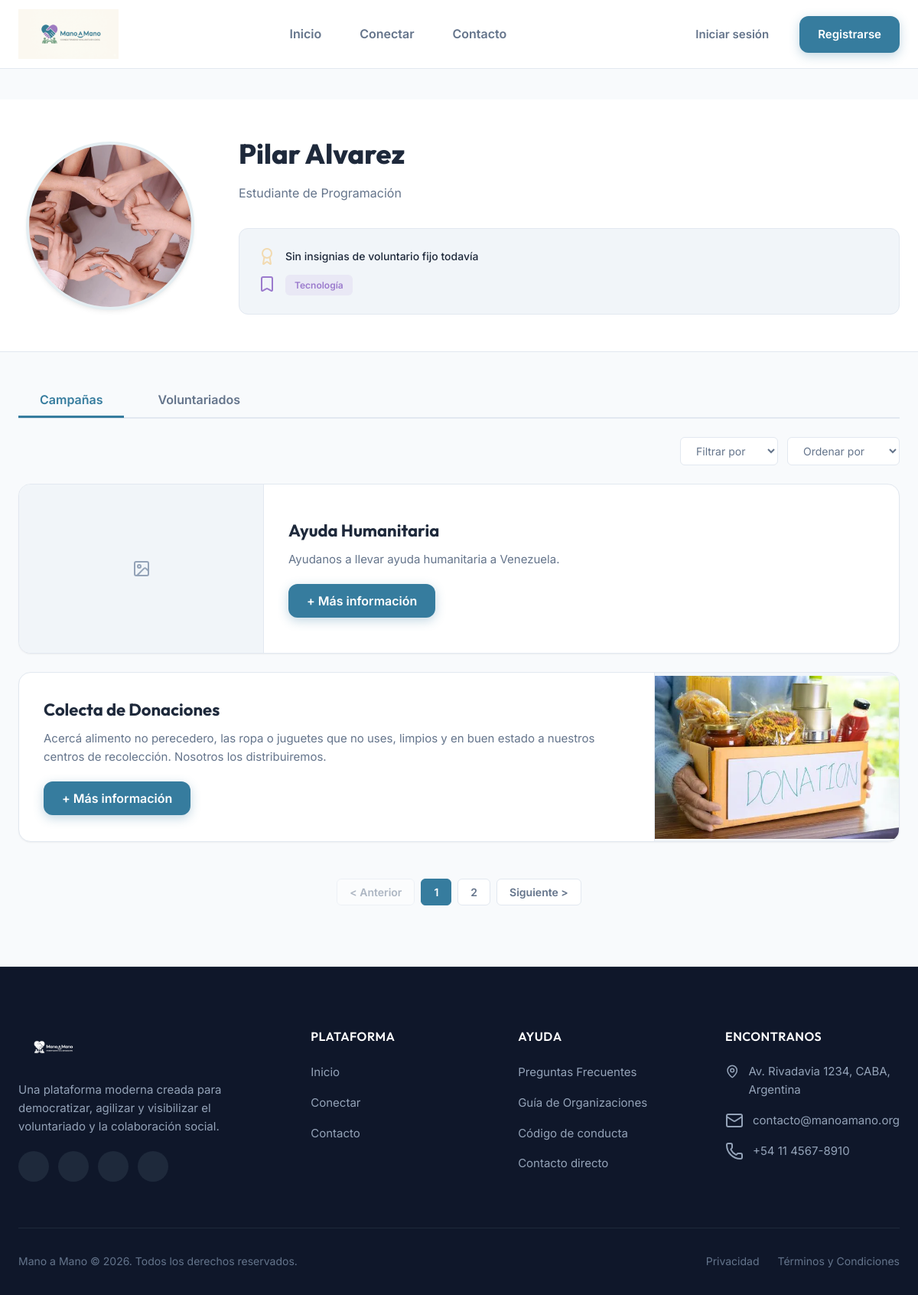
The app's page /public/perfil/voluntario?id=6 with its own data.
### tables this page shows
CREATE TABLE `voluntarios` (
  `id` int(11) NOT NULL,
  `usuario_id` int(11) NOT NULL,
  `apellido` varchar(50) NOT NULL,
  `telefono_emergencia` varchar(15) DEFAULT NULL,
  `disponibilidad_horaria` varchar(100) DEFAULT NULL
);

CREATE TABLE `usuarios` (
  `id` int(11) NOT NULL,
  `nombre` varchar(50) NOT NULL,
  `email` varchar(50) NOT NULL,
  `clave` varchar(255) NOT NULL,
  `descripcion` text DEFAULT NULL,
  `telefono` varchar(15) NOT NULL,
  `ubicacion` varchar(60) DEFAULT NULL,
  `img_perfil` varchar(100) DEFAULT NULL
);

CREATE TABLE `oficios` (
  `id` int(11) NOT NULL,
  `oficio` varchar(50) NOT NULL
);

CREATE TABLE `campanias` (
  `id` int(11) NOT NULL,
  `usuario_id` int(11) NOT NULL,
  `tipo_id` int(11) NOT NULL,
  `titulo` varchar(100) NOT NULL,
  `descripcion` text DEFAULT NULL,
  `fecha_creacion` timestamp NOT NULL DEFAULT current_timestamp(),
  `fecha_finalizacion` date NOT NULL,
  `info_adicional` text DEFAULT NULL,
  `ubicacion` varchar(60) NOT NULL,
  `fecha_inicio` date NOT NULL
);

### app/core/Controlador.php (called while the page is built, shortened)
<?php
class Controlador {
    protected function cargarModelo (string $modelo) : mixed{
        return new $modelo;
    }
    protected function cargarVista(string $rutaVista, array $datos = [], ?string $titulo = "Mano a Mano") : void {
        require "../app/views/layout.php";
    }
}
?>

### app/controllers/perfilCtrl.php (called while the page is built, shortened)
<?php
class perfilCtrl extends Controlador {
    public function mostrarVoluntarioPublico() : void {
        $id = filter_input(INPUT_GET, 'id', FILTER_VALIDATE_INT);
        $modeloUsuario = $this->cargarModelo('Voluntario');
        $usuario = $modeloUsuario->obtenerVoluntarioPorID($id);
        $modeloVol = $this->cargarModelo('Voluntario');
        $modeloCampania = $this->cargarModelo('Campania');
        $oficios = $modeloVol->obtenerOficiosVoluntario($id);
        $insignias = $modeloVol->obtenerInsignias($id);
        $campaniasRaw = $modeloCampania->obtenerCampaniasDeUsuario($id);
        $campanias = [];
        $campaniasDetails = [];
        foreach ($campaniasRaw as $camp) {
            $causasCamp = $modeloCampania->obtenerCausasDeCampania($camp['id']);
            $images = $modeloCampania->obtenerArchivosDeCampania($camp['id']);
            $tags = $causasCamp;
            $campanias[] = [
                'id' => (int)$camp['id'],
                'titulo' => $camp['title'],
                'descripcion' => $camp['desc'],
                'imagenes' => $images,
                'tags' => $tags
            ];
            $campaniasDetails[$camp['id']] = [
                'id' => (int)$camp['id'],
                'title' => $camp['title'],
                'desc' => $camp['desc'],
                'tags' => $tags
            ];
        }
        $nombreCompleto = $usuario['nombre completo'];
        $datos = [
            'nombre_completo' => $nombreCompleto,
            'usuario' => $usuario,
            'oficios' => $oficios,
            'insignias' => $insignias,
            'campanias' => $campanias,
            'campaniasDetails' => $campaniasDetails,
            'cssPropio' => 'perfil_voluntario_vista.css',
            'jsPropio' => 'perfil_voluntario_vista.js'
        ];
        $this->cargarVista('perfil_voluntario_vista', $datos, 'Perfil de ' . htmlspecialchars($usuario['nombre']) . ' - Mano a Mano');
    }
}
?>

### app/core/App.php (called while the page is built, shortened)
<?php
class App {
    protected $metodo = 'index';
    protected $params = [];
    public function __construct() {
        $urlPartes = $this->parseUrl();
        require_once '../app/rutas.php';
        if (isset($urlPartes[0])) {
            $ruta = $urlPartes[0];
        }
        if (isset($urlPartes[1])) {
            $ruta = $urlPartes[0] . '/' . $urlPartes[1];
        }
        if (isset($rutas[$ruta])) {
            $this->metodo = $rutas[$ruta]['metodo'];
            $this->params = array_slice($urlPartes, 2);
        } else {
            echo "404 - Ruta no encontrada";
            return;
        }
        $this->controlador = new $this->controlador;
        call_user_func_array([$this->controlador, $this->metodo], $this->params);
    }
    private function parseUrl() : array {
        if (isset($_GET['url'])) {
            return explode('/', filter_var(rtrim($_GET['url'], '/'), FILTER_SANITIZE_URL));
        }
        return [''];
    }
}
?>

### public/index.php (called while the page is built, shortened)
<?php
    require_once "../app/core/BaseDatos.php";
    require_once "../app/core/Controlador.php";
    require_once "../app/core/App.php";
    $app = new App();
?>

### app/core/BaseDatos.php (called while the page is built, shortened)
<?php
class BaseDatos {
    private $host = BD_HOST;
    private $usuario = BD_USUARIO;
    private $clave = BD_CLAVE;
    private $nombre = BD_NOMBRE;
    private $puerto = BD_PUERTO;
    private $dbh;
    private $stmt;
    public function __construct() {
        $dsn = 'mysql:host=' . $this->host . ';dbname=' . $this->nombre . ';port=' . $this->puerto;
        $options = [
            PDO::ATTR_PERSISTENT => true,
            PDO::ATTR_ERRMODE => PDO::ERRMODE_EXCEPTION
        ];
        try {
            $this->dbh = new PDO($dsn, $this->usuario, $this->clave, $options);
        } catch (PDOException $e) {
            $this->error = $e->getMessage();
            echo $this->error;
        }
    }
    public function consulta (string $sql) :void {
        $this->stmt = $this->dbh->prepare($sql);
    }
    public function asignar(string|int $param, mixed $valor) :void {
        if(is_null($valor)) {
            $this->stmt->bindValue($param, null, PDO::PARAM_NULL);
        }else{
            switch(gettype($valor)){
                case 'integer':
                    $this->stmt->bindValue($param, $valor, PDO::PARAM_INT);
                    break;
            }
        }
    }
    public function ejecutar() :bool {
        return $this->stmt->execute();
    }
    public function resultados() :array {
        $this->ejecutar();
        return $this->stmt->fetchAll(PDO::FETCH_ASSOC);
    }
    public function resultado() :mixed {
        $this->ejecutar();
        return $this->stmt->fetch(PDO::FETCH_ASSOC);
    }
}
?>

### app/models/Voluntario.php (called while the page is built, shortened)
<?php
include_once "../app/models/Usuario.php";
class Voluntario extends Usuario{
    public function obtenerVoluntarioPorID ( int $idUsuario ) :array {
        $consulta = "SELECT u.id as 'id', u.nombre, v.apellido, CONCAT(u.nombre, ' ', v.apellido) as 'nombre completo', u.email, u.descripcion, u.telefono, u.ubicacion, v.telefono_emergencia, v.disponibilidad_horaria, u.img_perfil
                        FROM usuarios u JOIN voluntarios v ON u.id = v.usuario_id
                        WHERE v.usuario_id = :id";
        $this->bd->consulta($consulta);
        $this->bd->asignar(":id", $idUsuario);
        $this->bd->ejecutar();
        return $this->bd->resultado();
    }
    public function obtenerIDVoluntario ( int $idUsuario ) :array|bool {
        $consulta = "SELECT v.id
                        FROM voluntarios v JOIN usuarios u ON u.id = v.usuario_id
                        WHERE u.id = :id_usuario";
        $this->bd->consulta($consulta);
        $this->bd->asignar(":id_usuario", $idUsuario);
        $this->bd->ejecutar();
        return $this->bd->resultado();
    }
    public function obtenerInsignias ( int $idUsuario ) : array {
        $idVol = $this->obtenerIDVoluntario( $idUsuario );
        $consulta = "SELECT u.nombre FROM `voluntarios_fijos` vf
                        JOIN voluntarios v ON vf.voluntario_id = v.id
                        JOIN organizaciones o ON vf.organizacion_id = o.id
                        JOIN usuarios u ON o.usuario_id = u.id
                        WHERE vf.activo = true AND v.id = :id_vol;";
        $this->bd->consulta($consulta);
        $this->bd->asignar(":id_vol", (int) $idVol['id']);
        $this->bd->ejecutar();
        return $this->bd->resultados();
    }
    public function obtenerOficiosVoluntario (int $idUsuario) :array {
        $idVol = $this->obtenerIDVoluntario( $idUsuario );
        $consulta = "SELECT of.oficio FROM `voluntarios_oficios` vo
                        JOIN voluntarios v ON vo.voluntario_id = v.id
                        JOIN oficios of ON vo.oficio_id = of.id
                        WHERE v.id = :id_vol;";
        $this->bd->consulta($consulta);
        $this->bd->asignar(":id_vol", (int) $idVol['id']);
        $this->bd->ejecutar();
        return $this->bd->resultados();
    }
}
?>

### app/models/Usuario.php (called while the page is built, shortened)
<?php
class Usuario {
    public function __construct() {
        $this->bd = new BaseDatos();
    }
}
?>

### app/models/Campania.php (called while the page is built, shortened)
<?php
class Campania {
    private $bd;
    public function __construct() {
        $this->bd = new BaseDatos();
    }
    public function obtenerCausasDeCampania ( int $idCampania ) : array {
        $consulta = "SELECT c.causa FROM campanias_causas cc
                        JOIN causas c ON c.id = cc.causa_id
                        WHERE cc.campania_id = :camp_id;";
        $this->bd->consulta($consulta);
        $this->bd->asignar(":camp_id", $idCampania);
        $this->bd->ejecutar();
        $resultados = $this->bd->resultados();
        return array_column($resultados, 'causa');
    }
    public function obtenerArchivosDeCampania(int $idCampania) : array {
        $consulta = "SELECT referencia FROM archivos
                        WHERE campania_id = :camp_id AND tipo = 'imagen';";
        $this->bd->consulta($consulta);
        $this->bd->asignar(":camp_id", $idCampania);
        $this->bd->ejecutar();
        $resultados = $this->bd->resultados();
        return array_column($resultados, 'referencia');
    }
    public function obtenerCampaniasDeUsuario(int $idUsuario) : array {
        $consulta = "SELECT c.*, t.tipo as 'nombre_tipo', u.nombre, u.img_perfil, v.apellido as 'vol_apellido'
                     FROM campanias c
                     JOIN tipos_campanias t ON t.id = c.tipo_id
                     JOIN usuarios u ON u.id = c.usuario_id
                     LEFT JOIN voluntarios v ON u.id = v.usuario_id
                     WHERE c.usuario_id = :usu_id
                     ORDER BY c.id DESC;";
        $this->bd->consulta($consulta);
        $this->bd->asignar(":usu_id", $idUsuario);
        $this->bd->ejecutar();
        $campaniasDb = $this->bd->resultados();
        $campaniasMapeadas = [];
        foreach ($campaniasDb as $camp) {
            $idCamp = (int)$camp['id'];
            $causes = $this->obtenerCausasDeCampania($idCamp);
            $images = $this->obtenerArchivosDeCampania($idCamp);
            $nombreCompleto = $camp['nombre'];
            if (!empty($camp['vol_apellido'])) {
                $nombreCompleto .= ' ' . $camp['vol_apellido'];
            }
            $campaniasMapeadas[] = [
                'id' => $idCamp,
                'title' => $camp['titulo'],
                'desc' => $camp['descripcion'],
                'usuario_id' => $camp['usuario_id'],
                'usuario_nombre' => $nombreCompleto,
                'usuario_img_perfil' => $camp['img_perfil'],
                'category' => !empty($causes) ? $causes[0] : '',
                'causes' => $causes,
                'type' => strtolower($camp['nombre_tipo']) === 'convocatoria' ? 'convocatoria' : 'informativa',
                'startDate' => $camp['fecha_inicio'],
                'endDate' => $camp['fecha_finalizacion'],
                'location' => $camp['ubicacion'],
                'details' => $camp['descripcion'],
                'additionalInfo' => $camp['info_adicional'],
                'images' => $images
            ];
        }
        return $campaniasMapeadas;
    }
}
?>

### app/views/perfil_voluntario_vista.php (the view, shortened to what this page needs)
<main class="profile-view-container">
  <section class="profile-header-sec">
    <div class="container profile-header-grid">
      <div class="profile-avatar-wrapper">
        <div class="profile-avatar-circle">
          <?php if (!empty($usuario['img_perfil'])): ?>
            <img src="<?= BASE_URL . htmlspecialchars($usuario['img_perfil']) ?>" alt="Avatar voluntario" style="width:100%; height:100%; object-fit:cover; border-radius:50%;">
          <?php else: ?>
            <i data-lucide="image" class="avatar-placeholder-icon"></i>
          <?php endif; ?>
        </div>
      </div>
      <div class="profile-info-content">
        <h1 class="profile-name"><?= htmlspecialchars($usuario['nombre completo'] ?? '') ?></h1>
        <p class="profile-desc-text">
          <?= htmlspecialchars($usuario['descripcion'] ?? 'Sin biografía cargada...') ?>
        </p>
        <div class="profile-badges-container">
          <?php if (empty($insignias)): ?>
            <div class="badge-row-item">
              <i data-lucide="award" class="badge-icon-gold" style="opacity: 0.3;"></i>
              <span>Sin insignias de voluntario fijo todavía</span>
            </div>
          <?php endif; ?>
          <div class="badge-row-item skills-list-row">
            <i data-lucide="bookmark" class="badge-icon-tag"></i>
            <div class="skills-badges">
              <?php if (empty($oficios)): ?>
                <span class="skill-badge-text" style="opacity: 0.5;">Sin oficios registrados</span>
              <?php else: ?>
                <?php foreach ($oficios as $oficio): ?>
                  <span class="skill-badge-text"><?= htmlspecialchars($oficio['oficio']) ?></span>
                <?php endforeach; ?>
              <?php endif; ?>
            </div>
          </div>
        </div>
      </div>
    </div>
  </section>
  <section class="profile-tabs-sec">
    <div class="container">
      <div class="tabs-nav-bar">
        <button class="profile-tab-btn active" id="tab-btn-campanas" aria-controls="pane-campanas" aria-selected="true">
          Campañas
        </button>
        <button class="profile-tab-btn" id="tab-btn-voluntariados" aria-controls="pane-voluntariados" aria-selected="false">
          Voluntariados
        </button>
      </div>
      <div class="tabs-filters-bar">
        <div class="filter-group">
          <select class="filter-select" aria-label="Filtrar por">
            <option value="">Filtrar por</option>
          </select>
          <select class="filter-select" aria-label="Ordenar por">
            <option value="">Ordenar por</option>
          </select>
        </div>
      </div>
      <div class="dynamic-panes-wrapper">
        <div class="profile-pane active" id="pane-campanas" role="tabpanel">
          <div class="alternating-grid">
            <?php if (empty($campanias)): ?>
              <div class="volunteer-empty-state">No hay campañas creadas todavía.</div>
            <?php else: ?>
              <?php foreach ($campanias as $index => $camp):
                $isReverse = ($index % 2 !== 0);
                $cardClass = $isReverse ? 'alt-card alt-card-reverse' : 'alt-card';
                $imgHTML = '<i data-lucide="image"></i>';
                if (!empty($camp['imagenes'])) {
                    $imgHTML = '<img src="' . BASE_URL . htmlspecialchars($camp['imagenes'][0]) . '" alt="' . htmlspecialchars($camp['titulo']) . '" style="width:100%; height:100%; object-fit:cover;">';
                }
              ?>
              <article class="<?= $cardClass ?>">
                <div class="alt-card-img-col">
                  <div class="alt-card-img-placeholder">
                    <?= $imgHTML ?>
                  </div>
                </div>
                <div class="alt-card-content-col">
                  <h3 class="alt-card-title"><?= htmlspecialchars($camp['titulo']) ?></h3>
                  <p class="alt-card-desc"><?= htmlspecialchars($camp['descripcion'] ?? '') ?></p>
                  <button class="btn btn-primary btn-info" onclick="openCampaignDetailsModal(<?= $camp['id'] ?>)">+ Más información</button>
                </div>
              </article>
              <?php endforeach; ?>
            <?php endif; ?>
          </div>
        </div>
      </div>
      <div class="pagination-container">
      </div>
    </div>
  </section>
</main>

### public/css/perfil_voluntario_vista.css (style rules this page uses)
.profile-badges-container { margin-top: 16px; background-color: var(--color-surface-hover); border: 1px solid var(--color-border); border-radius: var(--radius-md); padding: 24px; }

### records on screen
voluntarios: usuario.img_perfil (picture), usuario.descripcion "Estudiante de Programación"
oficios: oficio "Tecnología"
campanias: titulo "Ayuda Humanitaria", descripcion "Ayudanos a llevar ayuda humanitaria a Venezuela."
campanias: titulo "Colecta de Donaciones", descripcion "Acercá alimento no perecedero, las ropa o juguetes que no uses, limpios y en buen estado a nuestros centros de recolección. Nosotros los distribuiremos."

### other values on screen
$usuario['nombre completo'] "Pilar Alvarez"
